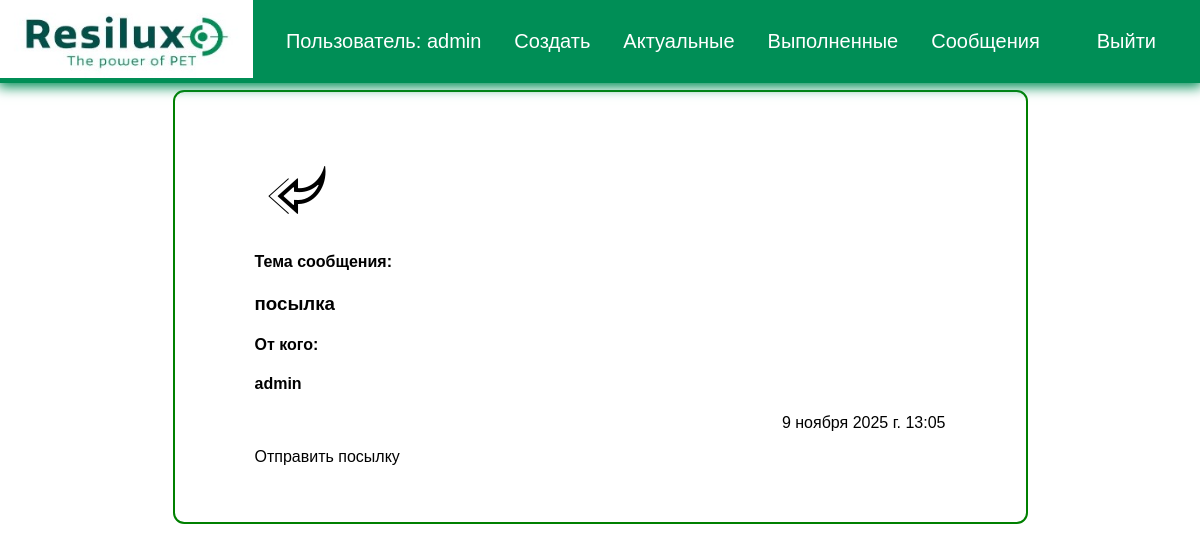
The app's page /tasks/message/25 (signed in) with its own data.
### tasks/models.py (models this page shows, shortened)
class Message(models.Model):
    sender = models.ForeignKey(User, on_delete=models.SET_NULL, null=True, blank=True, verbose_name="Отправитель")
    recipient = models.ForeignKey(User, on_delete=models.SET_NULL, null=True, blank=True, related_name="messages",
                                  verbose_name="Получатель")
    name = models.CharField(max_length=200, null=True, blank=True, verbose_name="Имя")
    email = models.EmailField(max_length=200, null=True, blank=True, verbose_name="email")
    subject = models.CharField(max_length=200, null=True, blank=True, verbose_name="Тема")
    body = models.TextField(verbose_name="Сообщение")
    is_read = models.BooleanField(default=False, null=True, verbose_name="Прочитано")
    created = models.DateTimeField(auto_now_add=True, verbose_name="Дата создания")
    class Meta:
        ordering = ['is_read', 'created']
        verbose_name = "сообщение"
        verbose_name_plural = "сообщения"

### tasks/views.py (the view)
# urls.py: path('message/<str:pk>', views.veiw_message, name='message'),
@login_required(login_url='login')
def veiw_message(request, pk):
    profile = request.user
    message = profile.messages.get(id=pk)
    title = "Сообщение"
    if message.is_read is False:
        message.is_read = True
        message.save()
    context = {
        'message': message,
        'title': title,
    }
    return render(request, 'tasks/message.html', context)

### tasks/templates/tasks/message.html
{% extends 'tasks/base.html' %}
{% load static %}
{% block content %}
  <main class="messagePage">
    <div class="content-box">
      <div class="message">
        <a class="backButton" href="{% url 'inbox'%}"><img src="{% static 'tasks/left.png' %}" alt="left"></a>
        <h4 class="message__author">Тема сообщения:</h4>
        <h3 class="message__subject"> {{ message.subject }}  </h3>
        <h4 class="message__author">От кого: </h4>
        <h4 class="message__author">{{ message.name }} </h4>
        <p class="message__date">{{ message.created }} </p>
        <div > {{ message.body|linebreaksbr }}  </div>
      </div>
    </div>
  </main>
{% endblock %}

### tasks/templates/tasks/base.html (shortened to what this page needs)
<!DOCTYPE html>
{% load static %}
<html lang="ru">
<head>
    <link rel="stylesheet" href="{% static 'css/style.css' %}">
</head>
<body>
<div class="menu">
    <div class="wrap_menu">
        <ul>
            <div class="logo">
                <a href="{% url 'index' %}">
                    <img src="{% static 'tasks/resilux.png' %}" alt="">
                </a>
            </div>
            {% if user.is_authenticated %}
            <li class="logo">Пользователь: {{ user.username}}</li>
            <li><a href="{% url 'createtask' %}">Создать</a></li>
            <li><a href="{% url 'currenttasks' %}">Актуальные</a></li>
            <li><a href="{% url 'completedtasks' %}">Выполненные</a></li>
            <li><a href="{% url 'inbox' %}">Сообщения</a></li>
            <li>
                <form action="{% url 'logoutuser' %}" method="post">
                    <button class="top">Выйти</button>
                </form>
            </li>
            {% else %}
            <li><a href="{% url 'signupuser' %}">Зарегистрироваться</a></li>
            <li><a href="{% url 'completedtasks' %}">Выполненные</a></li>
            <li><a href="{% url 'loginuser' %}">Войти</a></li>
            {% endif %}
        </ul>
    </div>
</div>
<div class="content">
    <div class="wrap">
        {% block content %}
        {% endblock %}
    </div>
</div>
</body>
</html>

### tasks/static/css/style.css (style rules this page uses)
body { padding: 0; margin: 0; font-family: Verdana, Geneva, Tahoma, sans-serif; background: #00f291; }
.wrap { max-width: 1400px; margin: auto; padding: 10px 30px; box-sizing: border-box; background: #fff; min-height: 100vh; }
.menu { background: #008e56; box-shadow: 0 2px 12px 2px #008e56; position: fixed; top: 0; width: 100%; }
.menu ul { list-style: none; padding: 0 20px 0 0; display: flex; justify-content: space-between; align-items: center; font-size: 20px; margin: 0; }
.menu a, .menu li { color: #fff; text-decoration: none; }
.content .wrap { display: flex; flex-direction: column; align-items: center; margin-top: 80px; }
.top { padding: 4px 24px; margin-top: 0; background: transparent; border: none; color: #fff; box-shadow: none; font-size: 20px; }
.content a { color: #000; display: block; padding: 20px; text-decoration: none; }
.message { padding: 2px 0; }
.message > a { display: flex; gap: 3rem; padding: 10px; }
.message__author, .message__date { flex-basis: 25%; }
.message__subject { flex-basis: 50%; }
.message__date { text-align: right; }
.messagePage { width: 75%; }
.messagePage .message { list-style: none; background: var(--color-white); padding: 3.5rem 5rem; border: 2px solid green; border-radius: 0.7rem; }

### records on screen
Message: subject "посылка", name "admin", created "9 ноября 2025 г. 13:05", body "Отправить посылку"

### other values on screen
{{ user.username }} "admin"
